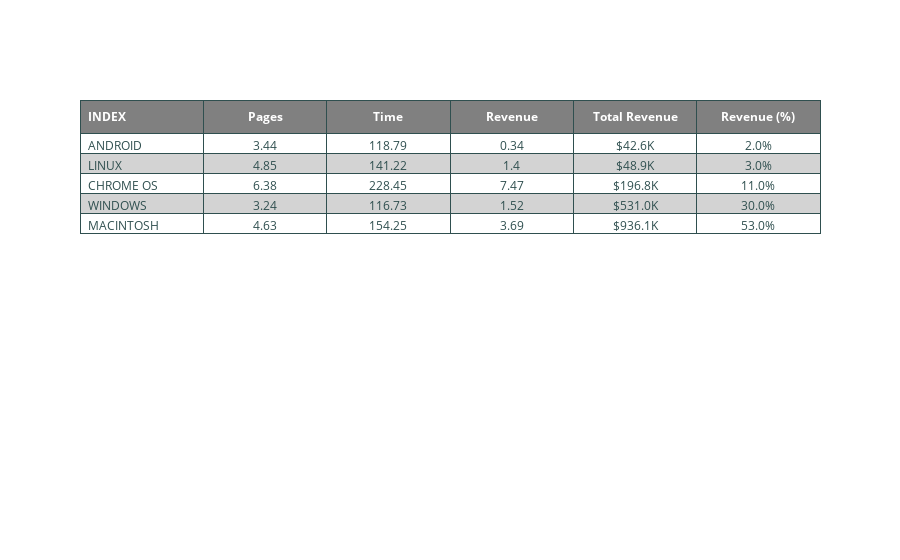

Notebook code cell kept with this figure:
### Code cell
ratios_table(df, 'operatingsystem')

### Figure 1 — Plotly figure (JSON) as saved in the notebook; plotly's stock layout.template omitted (floating-point values rounded to 4 significant figures)
{"data": [{"cells": {"align": ["left", "center"], "fill": {"color": [["white", "lightgrey", "white", "lightgrey", "white", "white", "lightgrey", "white", "lightgrey", "white", "white", "lightgrey", "white", "lightgrey", "white", "white", "lightgrey", "white", "lightgrey", "white", "white", "lightgrey", "white", "lightgrey", "white"]]}, "font": {"color": "darkslategray", "size": 12}, "line": {"color": "darkslategray"}, "values": [["ANDROID", "LINUX", "CHROME OS", "WINDOWS", "MACINTOSH"], [3.44, 4.85, 6.38, 3.24, 4.63], [118.8, 141.2, 228.4, 116.7, 154.2], [0.34, 1.4, 7.47, 1.52, 3.69], ["$42.6K", "$48.9K", "$196.8K", "$531.0K", "$936.1K"], ["2.0%", "3.0%", "11.0%", "30.0%", "53.0%"]]}, "header": {"align": ["left", "center"], "fill": {"color": "grey"}, "font": {"color": "white", "size": 12}, "line": {"color": "darkslategray"}, "values": ["<b>INDEX</b>", "<b>Pages</b>", "<b>Time</b>", "<b>Revenue</b>", "<b>Total Revenue</b>", "<b>Revenue (%)</b>"]}, "type": "table"}], "layout": {}}
